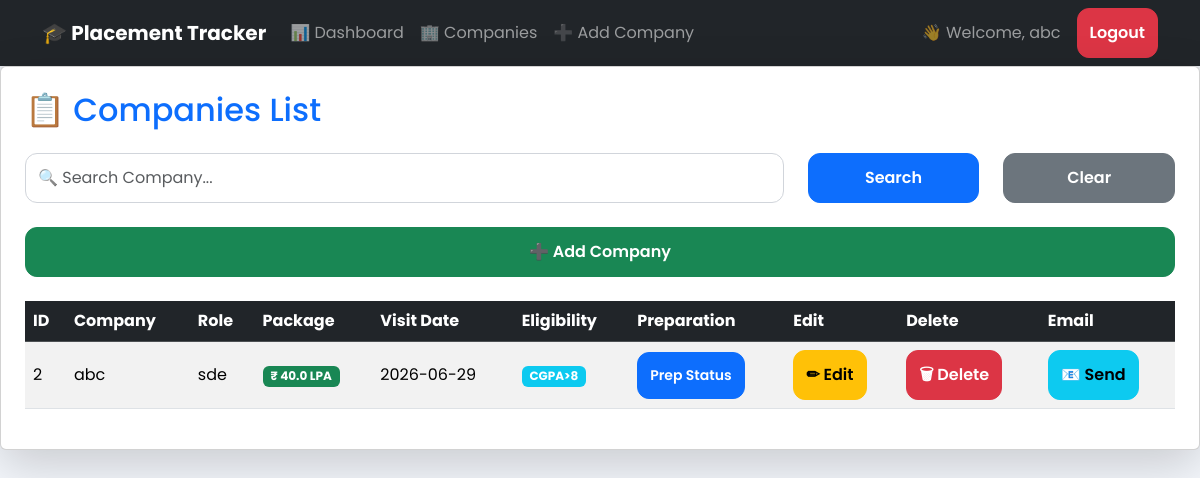
The page /companies (signed in) on the database its author committed.
### tables this page shows
CREATE TABLE companies (
    id INTEGER PRIMARY KEY AUTOINCREMENT,
    name TEXT NOT NULL,
    role TEXT,
    package REAL,
    visit_date TEXT,
    eligibility TEXT,
    user_id INTEGER,
    FOREIGN KEY(user_id) REFERENCES users(id)
);

### app.py (the view)
@app.route("/companies")
def companies():
    if "user_id" not in session:
      return redirect("/login")
    conn = sqlite3.connect("placement.db")
    cursor = conn.cursor()
    user_id = session["user_id"]
    search = request.args.get("search")
    if search:
        cursor.execute("""
        SELECT * FROM companies
        WHERE user_id = ? AND name LIKE ?
        """, (user_id, '%' + search + '%'))
    else:
        cursor.execute("""
        SELECT * FROM companies
        WHERE user_id = ?
        """, (user_id,))
    companies = cursor.fetchall()
    conn.close()
    return render_template(
        "companies.html",
        companies=companies,
        search=search
    )

### templates/companies.html
{% extends "base.html" %}
{% block content %}
<div class="card shadow-lg p-4">
<h2 class="text-primary mb-4">
📋 Companies List
</h2>
<form method="GET" action="/companies" class="row mb-4">
    <div class="col-md-8">
        <input
            type="text"
            name="search"
            class="form-control"
            placeholder="🔍 Search Company..."
            value="{{ search if search else '' }}">
    </div>
    <div class="col-md-2">
        <button class="btn btn-primary w-100">
            Search
        </button>
    </div>
    <div class="col-md-2">
        <a href="/companies"
           class="btn btn-secondary w-100">
            Clear
        </a>
    </div>
</form>
<a href="/add"
class="btn btn-success mb-4">
➕ Add Company
</a>
<table class="table table-striped table-hover align-middle">
<thead class="table-dark">
<tr>
<th>ID</th>
<th>Company</th>
<th>Role</th>
<th>Package</th>
<th>Visit Date</th>
<th>Eligibility</th>
<th>Preparation</th>
<th>Edit</th>
<th>Delete</th>
<th>Email</th>
</tr>
</thead>
<tbody>
{% for company in companies %}
<tr>
<td>{{ company[0] }}</td>
<td>{{ company[1] }}</td>
<td>{{ company[2] }}</td>
<td>
<span class="badge bg-success">
₹ {{ company[3] }} LPA
</span>
</td>
<td>{{ company[4] }}</td>
<td>
<span class="badge bg-info">
{{ company[5] }}
</span>
</td>
<td>
<a href="/prep/{{ company[0] }}"
class="btn btn-primary btn-sm">
Prep Status
</a>
</td>
<td>
    <a href="/edit/{{ company[0] }}"
       class="btn btn-warning">
        ✏ Edit
    </a>
</td>
<td>
    <a
        href="/delete/{{ company[0] }}"
        class="btn btn-danger"
        onclick="return confirm('Delete this company?')">
        🗑 Delete
    </a>
</td>
<td>
    <a
        href="/send_reminder/{{ company[0] }}"
        class="btn btn-info"
        onclick="return confirm('Send reminder email?')">
        📧 Send
    </a>
</td>
</tr>
{% endfor %}
</tbody>
</table>
</div>
{% endblock %}

### templates/navbar.html (shortened to what this page needs)
<nav class="navbar navbar-expand-lg navbar-dark bg-dark shadow">
    <div class="container">
        <a class="navbar-brand fw-bold" href="/dashboard">
            🎓 Placement Tracker
        </a>
        <div class="collapse navbar-collapse" id="navbarNav">
            <ul class="navbar-nav me-auto">
                <li class="nav-item">
                    <a class="nav-link" href="/dashboard">📊 Dashboard</a>
                </li>
                <li class="nav-item">
                    <a class="nav-link" href="/companies">🏢 Companies</a>
                </li>
                <li class="nav-item">
                    <a class="nav-link" href="/add">➕ Add Company</a>
                </li>
            </ul>
            <span class="navbar-text me-3">
                👋 Welcome, {{ session["user_name"] }}
            </span>
            <a href="/logout" class="btn btn-danger">
                Logout
            </a>
        </div>
    </div>
</nav>

### static/style.css (style rules this page uses)
* { margin:0; padding:0; box-sizing:border-box; }
body { font-family:'Poppins',sans-serif; background:#f4f7fc; }
.form-control { border-radius:12px; padding:12px; border:1px solid #d1d5db; }
.btn-primary { border-radius:12px; padding:12px; font-weight:600; }
.btn { border-radius:12px; padding:12px; font-weight:600; transition:.3s; }
a { text-decoration:none; }

### rows shown on the page
companies: user_name "abc", id "2", name "abc", role "sde", package "40.0", visit_date "2026-06-29", eligibility "CGPA>8"
